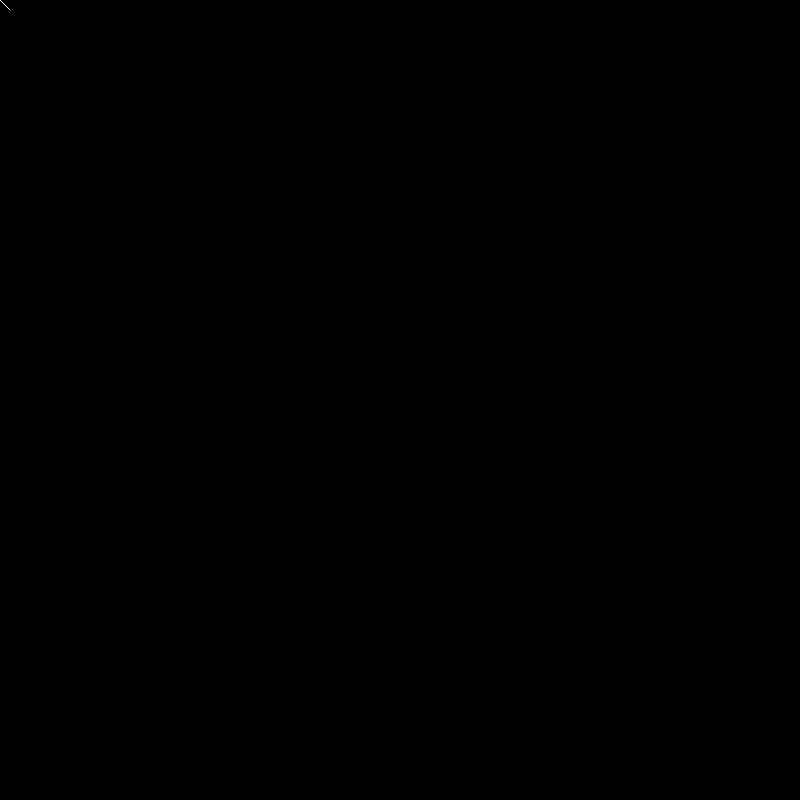
Frame 1 (no input)
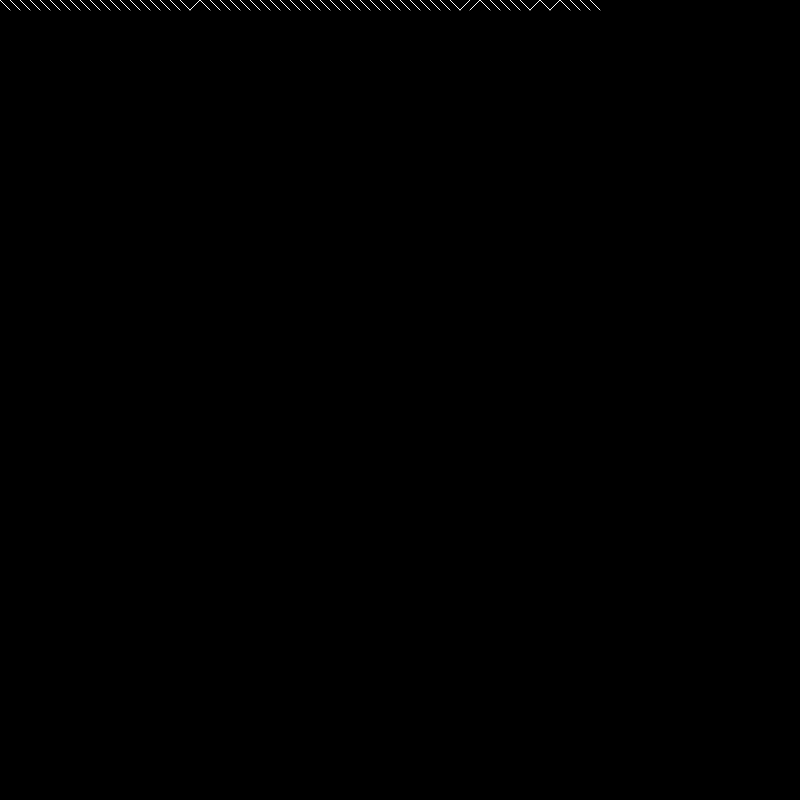
Frame 60 (no input)
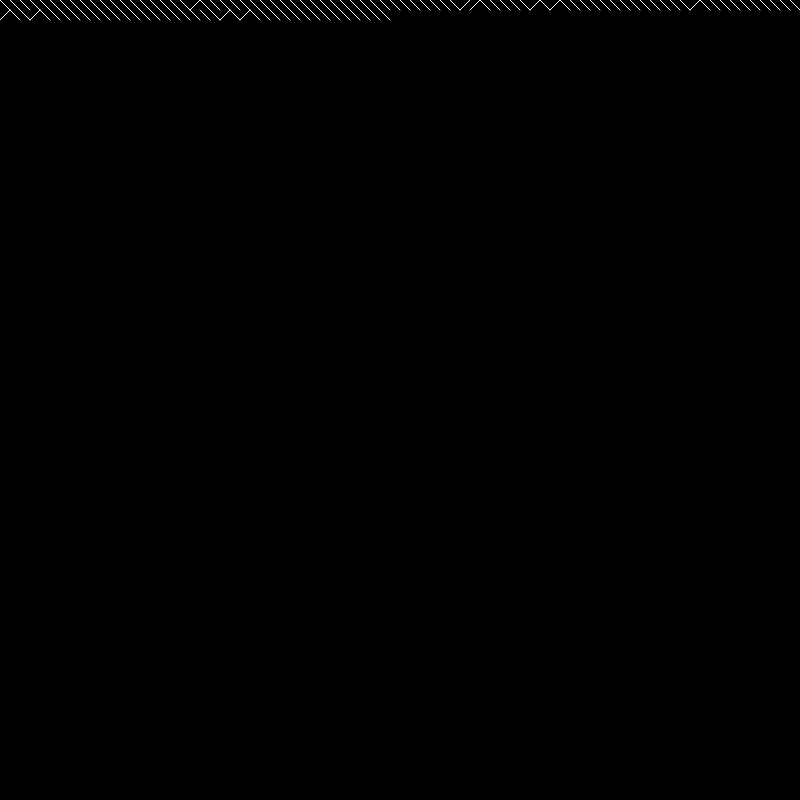
Frame 120 (the mouse pressed at the canvas centre since frame 60)

The p5.js sketch that drew these frames (run headless with seeded random() and noise() and a simulated clock; from frame 60 on, the mouse is pressed at the canvas centre):

// p5.js sketch
// ── sketch.js
function setup() {
    createCanvas(800, 800);
    background(0);
}

var x = 0;
var y = 0;
var spacing = 10;
function draw() {
    stroke(255);
    if(random(1) < 0.9){
        line(x, y, x + spacing, y + spacing);
    }else{
        line(x, y + spacing, x + spacing, y);
    }

    x += spacing;
    if(x > width){
        x = 0;
        y += spacing;
    }
}
